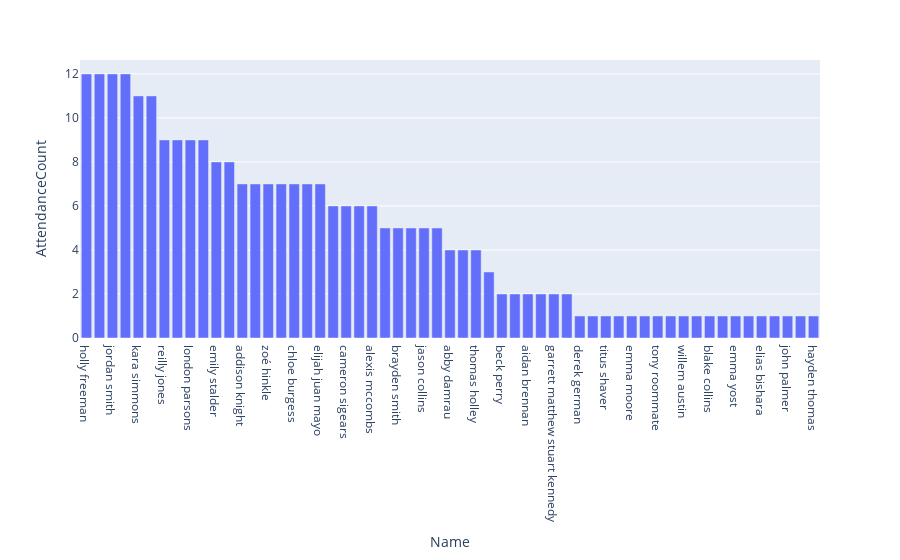

Notebook code cell kept with this figure:
### Code cell
#attendance frequency visualization
attendanceFrequency = bibleStudies.Name.value_counts().to_frame().reset_index()
attendanceFrequency.columns = ['Name','AttendanceCount']
fig_attendanceFrequency = px.bar(attendanceFrequency,x='Name',y='AttendanceCount')
fig_attendanceFrequency.show()

### Figure 1 — Plotly figure (JSON) as saved in the notebook; plotly's stock layout.template omitted (floating-point values rounded to 4 significant figures)
{"data": [{"alignmentgroup": "True", "hovertemplate": "Name=%{x}<br>AttendanceCount=%{y}<extra></extra>", "legendgroup": "", "marker": {"color": "#636efa", "pattern": {"shape": ""}}, "name": "", "offsetgroup": "", "orientation": "v", "showlegend": false, "textposition": "auto", "type": "bar", "x": ["holly freeman", "malachi massey", "jordan smith", "emma benesek", "kara simmons", "jhdaius oteis ladale harris", "reilly jones", "colten larsen", "london parsons", "jaden dawes", "emily stalder", "addie bloodworth", "addison knight", "brandon tipton", "zoé hinkle", "ava mitchael", "chloe burgess", "antoinette white", "elijah juan mayo", "rachel cruzan", "cameron sigears", "lance cordes", "alexis mccombs", "rachel sweningson", "brayden smith", "shelby flood", "jason collins", "lindsay gills", "abby damrau", "mason myrvik", "thomas holley", "alyssa maisto", "beck perry", "mikayla harrison", "aidan brennan", "breanna stoesz", "garrett matthew stuart kennedy", "braden allbritton", "derek german", "anne hood", "titus shaver", "beth walchshauser", "emma moore", "iseabaila scott", "tony roommate", "sydney adcock", "willem austin ", "emilyann reeve", "blake collins", "joy phillips", "emma yost", "claire higgins", "elias bishara", "james trammell", "john palmer", "mason woodworth", "hayden thomas"], "xaxis": "x", "y": [12, 12, 12, 12, 11, 11, 9, 9, 9, 9, 8, 8, 7, 7, 7, 7, 7, 7, 7, 6, 6, 6, 6, 5, 5, 5, 5, 5, 4, 4, 4, 3, 2, 2, 2, 2, 2, 2, 1, 1, 1, 1, 1, 1, 1, 1, 1, 1, 1, 1, 1, 1, 1, 1, 1, 1, 1], "yaxis": "y"}], "layout": {"barmode": "relative", "legend": {"tracegroupgap": 0}, "margin": {"t": 60}, "xaxis": {"anchor": "y", "domain": [0, 1], "title": {"text": "Name"}}, "yaxis": {"anchor": "x", "domain": [0, 1], "title": {"text": "AttendanceCount"}}}}
